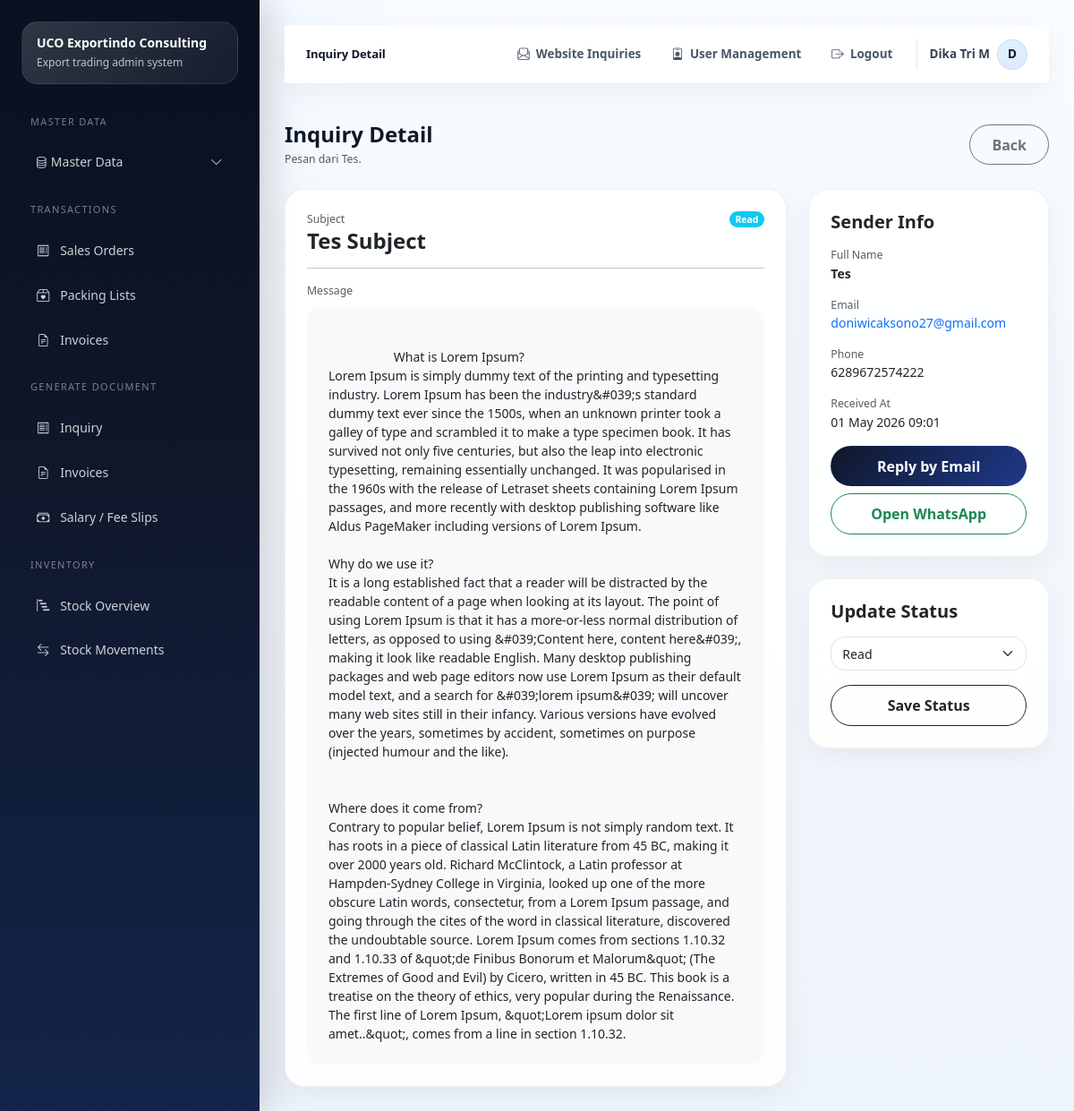
The app's page /contact_messages/view/4 (signed in) with its own data.
### tables this page shows
CREATE TABLE IF NOT EXISTS `inquiry_messages` (
  `id` int NOT NULL AUTO_INCREMENT,
  `full_name` varchar(150) NOT NULL,
  `email` varchar(150) NOT NULL,
  `phone` varchar(50) DEFAULT NULL,
  `subject` varchar(200) NOT NULL,
  `message` text NOT NULL,
  `status` varchar(20) DEFAULT 'new',
  `created_at` datetime DEFAULT NULL,
  `updated_at` datetime DEFAULT NULL,
  PRIMARY KEY (`id`)
);

### application/core/MY_Controller.php (called while the page is built, shortened)
<?php
class MY_Controller extends CI_Controller
{
    protected $user;
    public function __construct()
    {
        $this->user = $this->session->userdata('user');
    }
    protected function render($view, $data = [], $layout = 'admin')
    {
        $data['current_user'] = $this->user;
        $this->load->view('templates/admin_header', $data);
        $this->load->view($view, $data);
        $this->load->view('templates/admin_footer', $data);
    }
}

### application/controllers/Contact_messages.php (called while the page is built, shortened)
<?php
class Contact_messages extends MY_Controller
{
    public function view($id)
    {
        $row = $this->inq_msg->get($id);
        $data['page_title'] = 'Inquiry Detail';
        $data['row'] = $row;
        $this->render('admin/contact_messages/view', $data);
    }
}

### index.php (called while the page is built, shortened)
<?php
require BASEPATH . 'core/CodeIgniter.php';

### application/models/Inquiry_message_model.php (called while the page is built, shortened)
<?php
class Inquiry_message_model extends CI_Model
{
    protected $table = 'inquiry_messages';
    public function get($id)
    {
        return $this->db->get_where($this->table, ['id' => (int)$id])->row_array();
    }
}

### application/views/admin/contact_messages/view.php (the view, shortened to what this page needs)
<div class="d-flex flex-wrap justify-content-between align-items-center gap-3 mb-4">
    <div>
        <h4 class="fw-bold mb-1">Inquiry Detail</h4>
        <div class="text-muted small">
            Pesan dari <?= htmlspecialchars((string)($row['full_name'] ?? '-'), ENT_QUOTES, 'UTF-8'); ?>.
        </div>
    </div>
    <a href="<?= site_url('contact_messages'); ?>" class="btn btn-outline-secondary rounded-pill px-4">Back</a>
</div>
<div class="row g-4">
    <div class="col-lg-8">
        <div class="card border-0 shadow-sm rounded-4 h-100">
            <div class="card-body p-4">
                <div class="d-flex justify-content-between gap-3 mb-3">
                    <div>
                        <div class="text-muted small">Subject</div>
                        <h4 class="fw-bold mb-0">
                            <?= htmlspecialchars((string)($row['subject'] ?? '-'), ENT_QUOTES, 'UTF-8'); ?>
                        </h4>
                    </div>
                    <?php
                    $status = $row['status'] ?? 'new';
                    $badge = 'info';
                    ?>
                    <span class="badge align-self-start rounded-pill bg-<?= $badge; ?>">
                        <?= htmlspecialchars(ucfirst((string)$status), ENT_QUOTES, 'UTF-8'); ?>
                    </span>
                </div>
                <hr>
                <div class="text-muted small mb-2">Message</div>
                <div class="p-4 bg-light rounded-4" style="white-space:pre-wrap;">
                    <?= htmlspecialchars((string)($row['message'] ?? '-'), ENT_QUOTES, 'UTF-8'); ?>
                </div>
            </div>
        </div>
    </div>
    <div class="col-lg-4">
        <div class="card border-0 shadow-sm rounded-4 mb-4">
            <div class="card-body p-4">
                <h5 class="fw-bold mb-3">Sender Info</h5>
                <div class="mb-3">
                    <div class="text-muted small">Full Name</div>
                    <div class="fw-semibold">
                        <?= htmlspecialchars((string)($row['full_name'] ?? '-'), ENT_QUOTES, 'UTF-8'); ?>
                    </div>
                </div>
                <div class="mb-3">
                    <div class="text-muted small">Email</div>
                    <?php $email = $row['email'] ?? ''; ?>
                    <a href="mailto:<?= htmlspecialchars((string)$email, ENT_QUOTES, 'UTF-8'); ?>">
                        <?= htmlspecialchars((string)$email, ENT_QUOTES, 'UTF-8'); ?>
                    </a>
                </div>
                <div class="mb-3">
                    <div class="text-muted small">Phone</div>
                    <div>
                        <?= htmlspecialchars((string)(!empty($row['phone']) ? $row['phone'] : '-'), ENT_QUOTES, 'UTF-8'); ?>
                    </div>
                </div>
                <div class="mb-3">
                    <div class="text-muted small">Received At</div>
                    <div>
                        <?= !empty($row['created_at']) ? date('d M Y H:i', strtotime($row['created_at'])) : '-'; ?>
                    </div>
                </div>
                <div class="d-grid gap-2">
                    <a class="btn btn-dark rounded-pill"
                        href="mailto:<?= htmlspecialchars((string)$email, ENT_QUOTES, 'UTF-8'); ?>?subject=Re: <?= rawurlencode((string)($row['subject'] ?? 'Inquiry')); ?>">
                        Reply by Email
                    </a>
                    <?php if (!empty($row['phone'])): ?>
                        <a class="btn btn-outline-success rounded-pill"
                            target="_blank"
                            href="https://wa.me/<?= preg_replace('/[^0-9]/', '', (string)$row['phone']); ?>">
                            Open WhatsApp
                        </a>
                    <?php endif; ?>
                </div>
            </div>
        </div>
        <div class="card border-0 shadow-sm rounded-4">
            <div class="card-body p-4">
                <h5 class="fw-bold mb-3">Update Status</h5>
                <form action="<?= site_url('contact_messages/status/' . (int)($row['id'] ?? 0)); ?>" method="post" class="d-grid gap-3">
                    <select name="status" class="form-select rounded-4">
                        <?php foreach (['new' => 'New', 'read' => 'Read', 'replied' => 'Replied', 'archived' => 'Archived'] as $key => $label): ?>
                            <option value="<?= $key; ?>" <?= (($row['status'] ?? '') === $key) ? 'selected' : ''; ?>>
                                <?= $label; ?>
                            </option>
                        <?php endforeach; ?>
                    </select>
                    <button class="btn btn-outline-dark rounded-pill" type="submit">
                        Save Status
                    </button>
                </form>
            </div>
        </div>
    </div>
</div>

### assets/css2/app.css (style rules this page uses)
:root { --uco-navy: #0f172a; --uco-navy-2: #111c44; --uco-blue: #1d4ed8; --uco-cyan: #0ea5e9; --uco-green: #10b981; --uco-warning: #f59e0b; --uco-danger: #ef4444; --uco-light: #f8fafc; --uco-line: #e2e8f0; --uco-text: #0f172a; --uco-muted: #64748b; --uco-card: #ffffff; --uco-shadow: 0 20px 45px rgba(15, 23, 42, .08); }
html, body { height: 100%; }
body { font-size: 14px; color: var(--uco-text); background: radial-gradient(circle at top left, rgba(14, 165, 233, .08), transparent 26%), linear-gradient(180deg, #f8fbff 0%, #eef4fb 100%); }
a { text-decoration: none; }
.glass-card, .card, .login-card, .public-soft-card { border: 1px solid rgba(15, 23, 42, .06) !important; border-radius: 22px !important; box-shadow: var(--uco-shadow) !important; }
.card, .glass-card { background: rgba(255,255,255,.9); overflow: hidden; }
.card .card-body { padding: 20px; }
.form-control, .form-select { min-height: 44px; border-radius: 14px; border-color: #dbe4f0; box-shadow: none !important; }
.btn { border-radius: 14px; padding: .62rem 1rem; font-weight: 600; }
.btn-dark { background: linear-gradient(135deg, #0f172a, #1e3a8a); border-color: transparent; }

### application/views/templates/admin_header.php (style rules this page uses)
html { overflow-y: scroll; }
body { overflow-x: hidden; }
.card { border: 1px solid rgba(15, 23, 42, .08); border-radius: 18px; }
.card.shadow-sm { box-shadow: 0 10px 30px rgba(15, 23, 42, .055) !important; }
.card-body { padding: 1.1rem; }
.form-control, .form-select { min-height: 38px; border-radius: 11px; border-color: #dbe3ef; font-size: .88rem; }
.btn { border-radius: 11px; font-weight: 700; display: inline-flex; align-items: center; justify-content: center; gap: .35rem; }

### records on screen
inquiry_messages: full_name "Tes", subject "Tes Subject", status "Read", message "What is Lorem Ipsum? Lorem Ipsum is simply dummy text of the printing and typesetting industry. Lorem Ipsum has been the industry&#039;s standard dummy text ever since the 1500s, when an unknown printer took a galley of type and scrambled it to make a type specimen book. It has survived not only five centuries, but also the leap into electronic typesetting, remaining essentially unchanged. It was popularised in the 1960s with the release of Letraset sheets containing Lorem Ipsum passages, and more recently with desktop publishing software like Aldus PageMaker including versions of Lorem Ipsum. Why do we use it? It is a long established fact that a reader will be distracted by the readable…", email "doniwicaksono27@gmail.com", phone "6289672574222", created_at "01 May 2026 09:01"

### other values on screen
$page_title "Inquiry Detail"
isset($u['nama']) ? $u['nama'] : 'Admin' "Dika Tri M"
substr((string)(isset($u['nama']) ? $u['nama'] : 'A'), 0, 1) "D"
